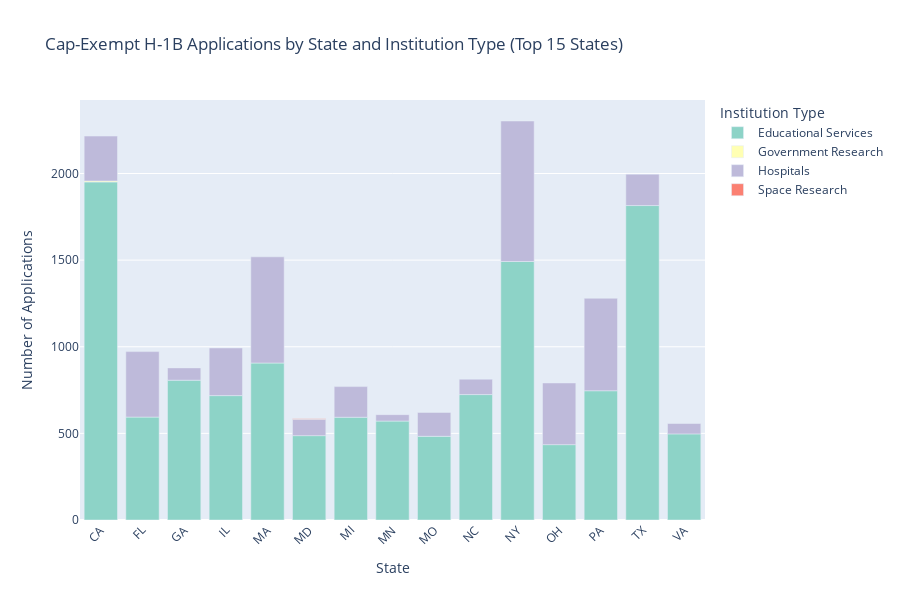

Notebook source saved alongside this figure:
### Code cell
# Visualizing the distribution of cap-exempt institutions
# Create a function to categorize NAICS codes
def categorize_naics(code):
    code_str = str(code)
    if code_str.startswith('611'):
        return 'Educational Services'
    elif code == 541711:
        return 'Biotech R&D'
    elif code == 541712:
        return 'Physical/Engineering R&D'
    elif code_str.startswith('622'):
        return 'Hospitals'
    elif code == 927110:
        return 'Space Research'
    elif code_str.startswith('9271'):
        return 'Government Research'
    else:
        return 'Other'

# Add category column
cap_exempt_institutions['Institution_Type'] = cap_exempt_institutions['NAICS_CODE'].apply(categorize_naics)

# Create crosstab for stacked bar chart
state_type_counts = cap_exempt_institutions.groupby(['EMPLOYER_STATE', 'Institution_Type']).size().reset_index(name='Count')

# Get top 15 states by total count
top_states = cap_exempt_institutions['EMPLOYER_STATE'].value_counts().head(15).index.tolist()
state_type_counts_filtered = state_type_counts[state_type_counts['EMPLOYER_STATE'].isin(top_states)]

# Create stacked bar chart
fig = px.bar(
    state_type_counts_filtered,
    x='EMPLOYER_STATE',
    y='Count',
    color='Institution_Type',
    title='Cap-Exempt H-1B Applications by State and Institution Type (Top 15 States)',
    labels={'Count': 'Number of Applications', 'EMPLOYER_STATE': 'State'},
    color_discrete_sequence=px.colors.qualitative.Set3
)

fig.update_layout(
    xaxis_tickangle=-45,
    height=600,
    legend_title='Institution Type'
)

fig.show()

### Figure 1 — Plotly figure (JSON) as saved in the notebook; plotly's stock layout.template omitted (floating-point values rounded to 4 significant figures)
{"data": [{"hovertemplate": "Institution_Type=Educational Services<br>State=%{x}<br>Number of Applications=%{y}<extra></extra>", "legendgroup": "Educational Services", "marker": {"color": "rgb(141,211,199)", "pattern": {"shape": ""}}, "name": "Educational Services", "orientation": "v", "showlegend": true, "textposition": "auto", "type": "bar", "x": ["CA", "FL", "GA", "IL", "MA", "MD", "MI", "MN", "MO", "NC", "NY", "OH", "PA", "TX", "VA"], "xaxis": "x", "y": [1951, 594, 807, 718, 906, 487, 593, 571, 483, 724, 1492, 435, 746, 1815, 497], "yaxis": "y"}, {"hovertemplate": "Institution_Type=Government Research<br>State=%{x}<br>Number of Applications=%{y}<extra></extra>", "legendgroup": "Government Research", "marker": {"color": "rgb(255,255,179)", "pattern": {"shape": ""}}, "name": "Government Research", "orientation": "v", "showlegend": true, "textposition": "auto", "type": "bar", "x": ["CA"], "xaxis": "x", "y": [6], "yaxis": "y"}, {"hovertemplate": "Institution_Type=Hospitals<br>State=%{x}<br>Number of Applications=%{y}<extra></extra>", "legendgroup": "Hospitals", "marker": {"color": "rgb(190,186,218)", "pattern": {"shape": ""}}, "name": "Hospitals", "orientation": "v", "showlegend": true, "textposition": "auto", "type": "bar", "x": ["CA", "FL", "GA", "IL", "MA", "MD", "MI", "MN", "MO", "NC", "NY", "OH", "PA", "TX", "VA"], "xaxis": "x", "y": [259, 378, 71, 275, 613, 94, 177, 37, 138, 89, 811, 356, 534, 181, 60], "yaxis": "y"}, {"hovertemplate": "Institution_Type=Space Research<br>State=%{x}<br>Number of Applications=%{y}<extra></extra>", "legendgroup": "Space Research", "marker": {"color": "rgb(251,128,114)", "pattern": {"shape": ""}}, "name": "Space Research", "orientation": "v", "showlegend": true, "textposition": "auto", "type": "bar", "x": ["MD"], "xaxis": "x", "y": [3], "yaxis": "y"}], "layout": {"barmode": "relative", "height": 600, "legend": {"title": {"text": "Institution Type"}, "tracegroupgap": 0}, "title": {"text": "Cap-Exempt H-1B Applications by State and Institution Type (Top 15 States)"}, "xaxis": {"anchor": "y", "domain": [0, 1], "tickangle": -45, "title": {"text": "State"}}, "yaxis": {"anchor": "x", "domain": [0, 1], "title": {"text": "Number of Applications"}}}}
